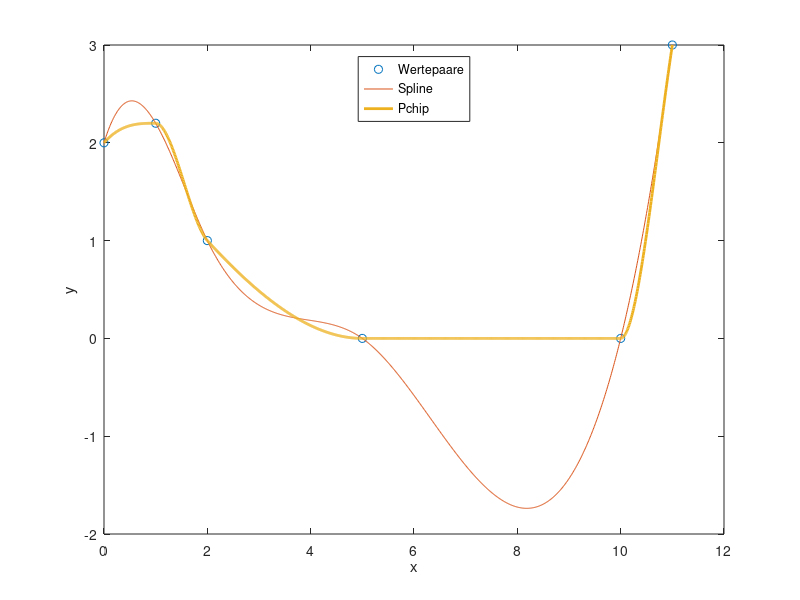

MATLAB code to generate this figure:
%-- Kap_03_Spline.m
x = [0, 1, 2, 5, 10, 11]; y = [2, 2.2, 1, 0, 0, 3];
xdense = 0:0.01:11; 
y1  = interp1(x,y,xdense,'spline');
y2  = interp1(x,y,xdense,'pchip');
plot(x,y,'o',xdense,y1,xdense,y2,'Linewidth',2)
legend('Wertepaare','Spline','Pchip','Location','North');
xlabel('x'); ylabel('y'); 
